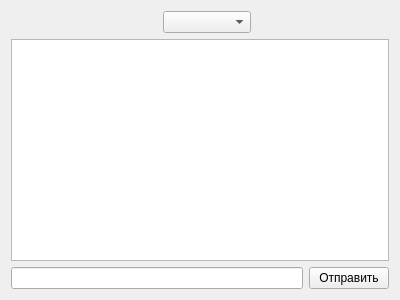
<?xml version="1.0" encoding="UTF-8"?>
<ui version="4.0">
 <class>RoomWidget</class>
 <widget class="QWidget" name="RoomWidget">
  <property name="geometry">
   <rect>
    <x>0</x>
    <y>0</y>
    <width>400</width>
    <height>300</height>
   </rect>
  </property>
  <property name="windowTitle">
   <string>Form</string>
  </property>
  <layout class="QVBoxLayout" name="verticalLayout">
   <item>
    <layout class="QHBoxLayout" name="horizontalLayout">
     <item>
      <widget class="QLabel" name="name_lbl">
       <property name="text">
        <string/>
       </property>
      </widget>
     </item>
     <item>
      <spacer name="horizontalSpacer">
       <property name="orientation">
        <enum>Qt::Horizontal</enum>
       </property>
       <property name="sizeHint" stdset="0">
        <size>
         <width>40</width>
         <height>20</height>
        </size>
       </property>
      </spacer>
     </item>
     <item>
      <widget class="QComboBox" name="members_cbx">
       <property name="focusPolicy">
        <enum>Qt::NoFocus</enum>
       </property>
       <property name="placeholderText">
        <string>Участники</string>
       </property>
      </widget>
     </item>
     <item>
      <spacer name="horizontalSpacer_2">
       <property name="orientation">
        <enum>Qt::Horizontal</enum>
       </property>
       <property name="sizeHint" stdset="0">
        <size>
         <width>40</width>
         <height>20</height>
        </size>
       </property>
      </spacer>
     </item>
    </layout>
   </item>
   <item>
    <widget class="QTableView" name="view">
     <property name="enabled">
      <bool>true</bool>
     </property>
     <property name="focusPolicy">
      <enum>Qt::NoFocus</enum>
     </property>
     <property name="editTriggers">
      <set>QAbstractItemView::NoEditTriggers</set>
     </property>
     <property name="tabKeyNavigation">
      <bool>false</bool>
     </property>
     <property name="selectionMode">
      <enum>QAbstractItemView::NoSelection</enum>
     </property>
     <property name="selectionBehavior">
      <enum>QAbstractItemView::SelectRows</enum>
     </property>
     <attribute name="horizontalHeaderVisible">
      <bool>false</bool>
     </attribute>
     <attribute name="horizontalHeaderStretchLastSection">
      <bool>true</bool>
     </attribute>
     <attribute name="verticalHeaderVisible">
      <bool>false</bool>
     </attribute>
     <attribute name="verticalHeaderStretchLastSection">
      <bool>false</bool>
     </attribute>
    </widget>
   </item>
   <item>
    <layout class="QHBoxLayout" name="horizontalLayout_2">
     <item>
      <widget class="QLineEdit" name="msg_edit"/>
     </item>
     <item>
      <widget class="QPushButton" name="send_btn">
       <property name="focusPolicy">
        <enum>Qt::NoFocus</enum>
       </property>
       <property name="text">
        <string>Отправить</string>
       </property>
      </widget>
     </item>
    </layout>
   </item>
  </layout>
 </widget>
 <tabstops>
  <tabstop>msg_edit</tabstop>
  <tabstop>view</tabstop>
  <tabstop>send_btn</tabstop>
  <tabstop>members_cbx</tabstop>
 </tabstops>
 <resources/>
 <connections/>
</ui>
